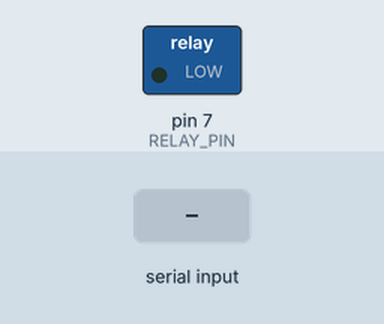
Simulated run of this sketch. Board: Arduino Uno, built with avr-gcc and run on an emulated ATmega328P. Shown: switched loads named in the sketch (green lamp = pin HIGH). The inputs (shaded band) are chosen by the test bench.

Above: at 1.2 s.
1.3 s: "1\n" received over Serial
At 1.8 s:
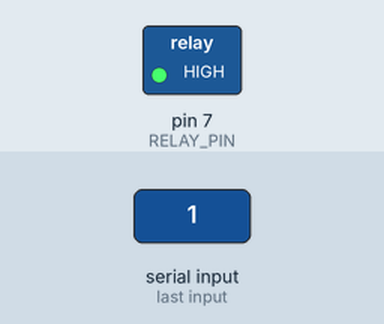
Timing chart, 0 to 4.3 s (numbered marks = the images above; inputs shaded):
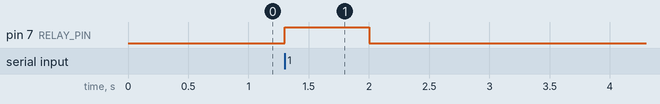

The sketch:

clap_activator.ino
```cpp
#include <Arduino.h>
#include "User_Setup.h"

const int RELAY_PIN = 7;

void setup() {
    pinMode(RELAY_PIN, OUTPUT);
    Serial.begin(9600);
}

void loop() {
    while(Serial.available() > 0){
        char c = Serial.read();
        if(c == '\n'){
            digitalWrite(RELAY_PIN, HIGH);
            delay(700);
            digitalWrite(RELAY_PIN, LOW);
        }
    }
    delay(10);
}
```

User_Setup.h
```cpp
#ifdef _CLAP_ACTIVATOR_USER_SETUP_H_
#define _CLAP_ACTIVATOR_USER_SETUP_H_

#endif //_CLAP_ACTIVATOR_USER_SETUP_H_
```

Measured:
- after the input at 1.3 s, pin 7 (RELAY_PIN): LOW → HIGH at once, → LOW 0.70 s later
